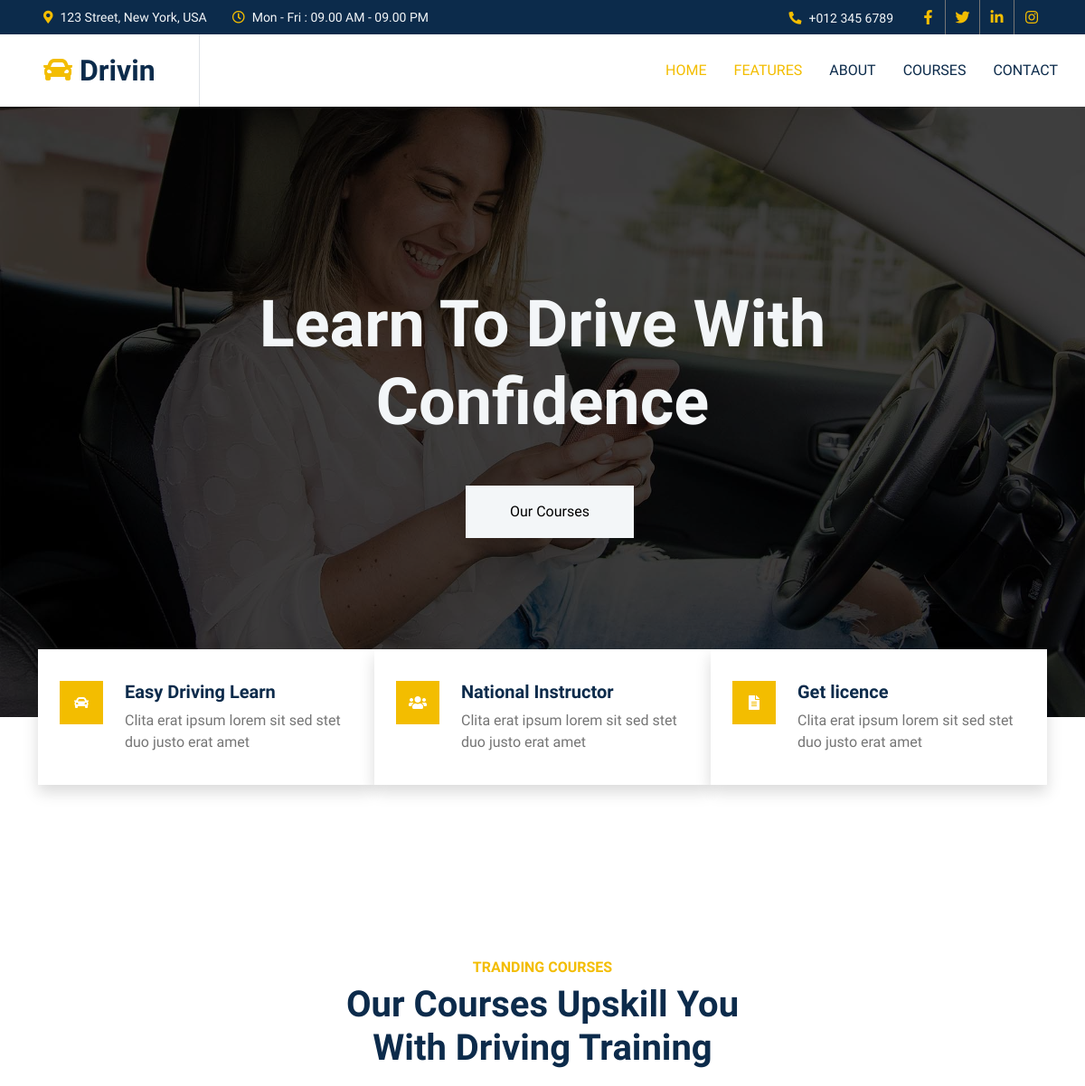
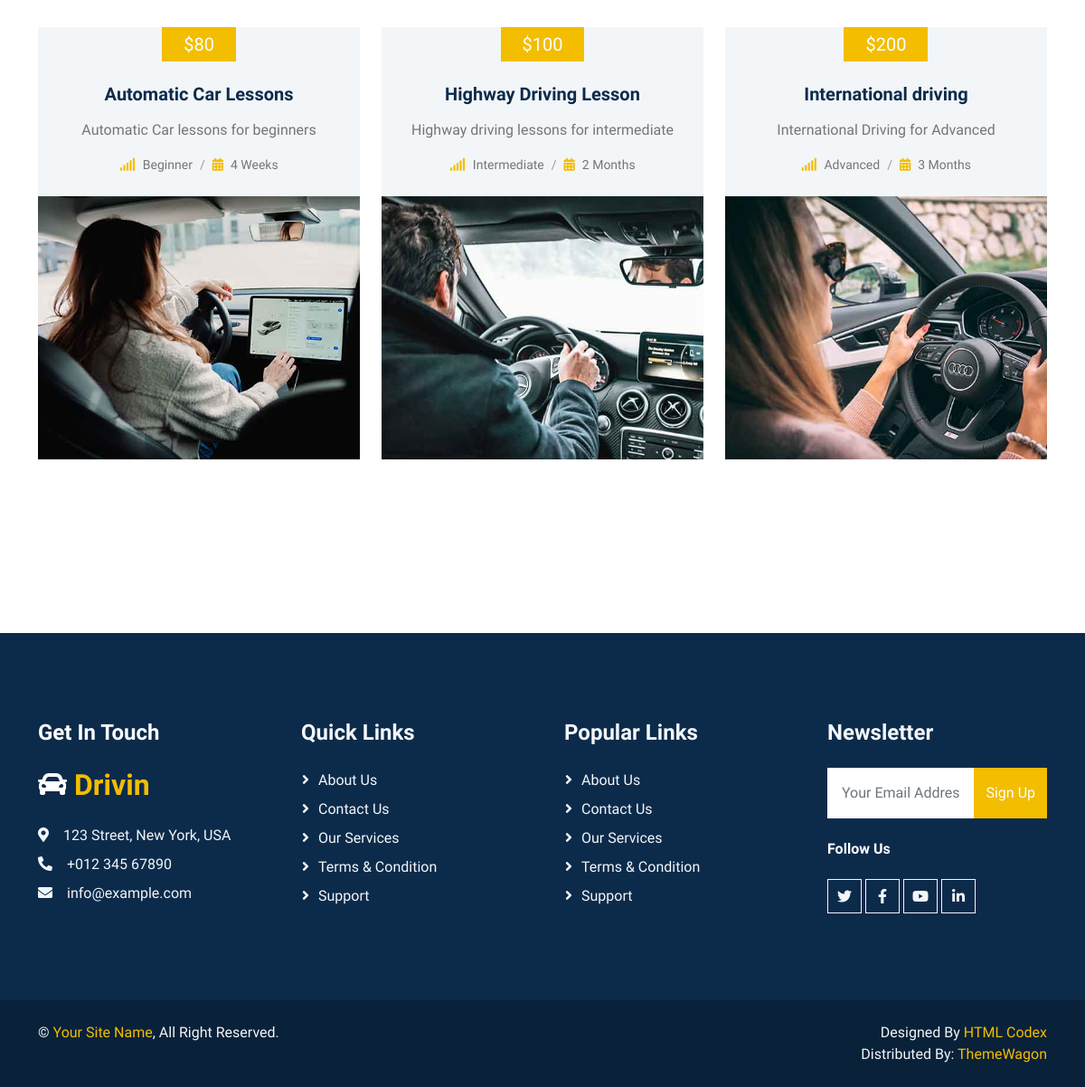
The page /Courses/ on the database its author committed (2 pictures, top to bottom).
### Courses/models.py (models this page shows, shortened)
class Course (models.Model):
    name=models.CharField(max_length=50)
    slug=models.SlugField(unique=True,blank=True,null=True)
    level=models.CharField(max_length=50,choices=levels)
    Duration=models.IntegerField()
    duration_type=models.CharField(max_length=50,choices=type)
    price=models.IntegerField()
    description=models.TextField()
    image=models.ImageField(upload_to=course_image)
    created_at=models.DateTimeField(auto_now=True)
    is_available=models.BooleanField(default=True)
    class Meta:
        verbose_name = ("Course")
        verbose_name_plural = ("Courses")
    def __str__(self):
        return str(self.name)

### Courses/views.py (the view)
# urls.py: path('',views.courses,name='courses'),
def courses(request):
    courses=Course.objects.all().filter(is_available=True)
    context={'courses':courses}
    return render (request,'Courses/courses.html',context)

### templates/Courses/courses.html (shortened to what this page needs)
{% extends "Base/Base.html" %}
{% block body %}
    <div class="container-xxl py-6">
        <div class="container">
            <div class="text-center mx-auto mb-5 wow fadeInUp" data-wow-delay="0.1s" style="max-width: 500px;">
                <h6 class="text-primary text-uppercase mb-2">Tranding Courses</h6>
                <h1 class="display-6 mb-4">Our Courses Upskill You With Driving Training</h1>
            </div>
            <div class="row g-4 justify-content-center">
                {% for course in courses  %}
                <div class="col-lg-4 col-md-6 wow fadeInUp" data-wow-delay="0.1s">
                    <div class="courses-item d-flex flex-column bg-light overflow-hidden h-100">
                        <div class="text-center p-4 pt-0">
                            <div class="d-inline-block bg-primary text-white fs-5 py-1 px-4 mb-4">${{course.price}}</div>
                            <h5 class="mb-3">{{course}}</h5>
                            <p>{{course.description}}</p>
                            <ol class="breadcrumb justify-content-center mb-0">
                                <li class="breadcrumb-item small"><i class="fa fa-signal text-primary me-2"></i>{{course.level}}</li>
                                <li class="breadcrumb-item small"><i class="fa fa-calendar-alt text-primary me-2"></i>{{course.Duration}} {{course.duration_type}}</li>
                            </ol>
                        </div>
                        <div class="position-relative mt-auto">
                            <img class="img-fluid" src={{course.image.url}} alt="">
                        </div>
                    </div>
                </div>
                {% endfor %}
                </div>
            </div>
        </div>
    {% endblock body %}

### static/css/style.css (style rules this page uses)
:root { --primary: #F3BD00; --secondary: #757575; --light: #F3F6F8; --dark: #0C2B4B; }
.py-6 { padding-top: 6rem; padding-bottom: 6rem; }
.breadcrumb-item+.breadcrumb-item::before { color: #999999; }

### rows shown on the page
Course: price "80", name "Automatic Car Lessons", description "Automatic Car lessons for beginners", level "Beginner", Duration "4", duration_type "Weeks", image (picture)
Course: price "100", name "Highway Driving Lesson", description "Highway driving lessons for intermediate", level "Intermediate", Duration "2", duration_type "Months", image (picture)
Course: price "200", name "International driving", description "International Driving for Advanced", level "Advanced", Duration "3", duration_type "Months", image (picture)
